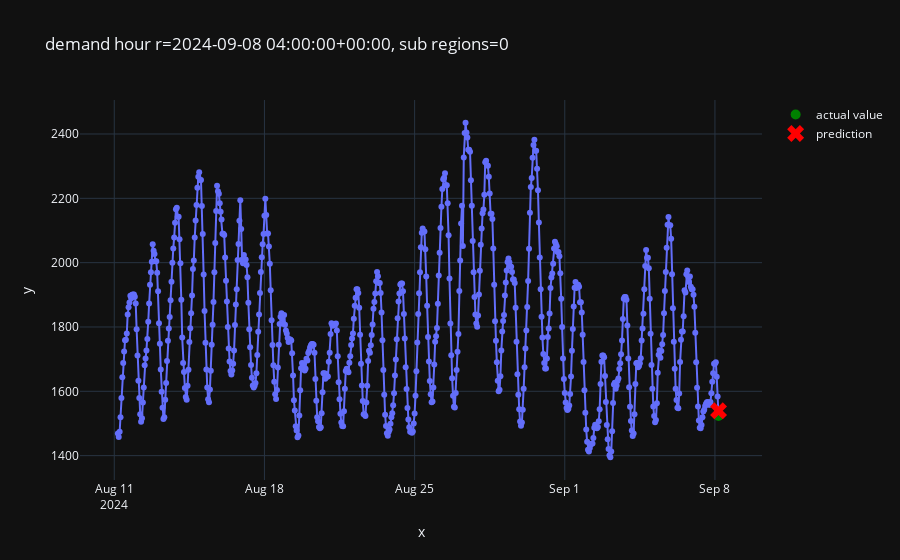

This figure's notebook cell:
### Code cell
#plot the result
from src.plot import plot_one_sample

plot_one_sample(
    example_id=7,
    features=X_test,
    targets=y_test,
    predictions=pd.Series(predictions)
)

### Figure 1 — Plotly figure (JSON) as saved in the notebook; plotly's stock layout.template omitted (floating-point values rounded to 4 significant figures; data arrays with more than 128 entries replaced by an {"elided": "..."} marker saying what was removed)
{"data": [{"hovertemplate": "x=%{x}<br>y=%{y}<extra></extra>", "legendgroup": "", "line": {"color": "#636efa", "dash": "solid"}, "marker": {"symbol": "circle"}, "mode": "lines+markers", "name": "", "orientation": "v", "showlegend": false, "type": "scatter", "x": {"elided": "673 str values"}, "xaxis": "x", "y": {"elided": "673 int values"}, "yaxis": "y"}, {"line": {"color": "green"}, "marker": {"size": 10}, "mode": "markers", "name": "actual value", "type": "scatter", "x": ["2024-09-08T04:00:00+00:00"], "y": [1523]}, {"line": {"color": "red"}, "marker": {"size": 15, "symbol": "x"}, "mode": "markers", "name": "prediction", "type": "scatter", "x": ["2024-09-08T04:00:00+00:00"], "y": [1540.0]}], "layout": {"legend": {"tracegroupgap": 0}, "title": {"text": "demand hour r=2024-09-08 04:00:00+00:00, sub regions=0"}, "xaxis": {"anchor": "y", "domain": [0, 1], "title": {"text": "x"}}, "yaxis": {"anchor": "x", "domain": [0, 1], "title": {"text": "y"}}}}
